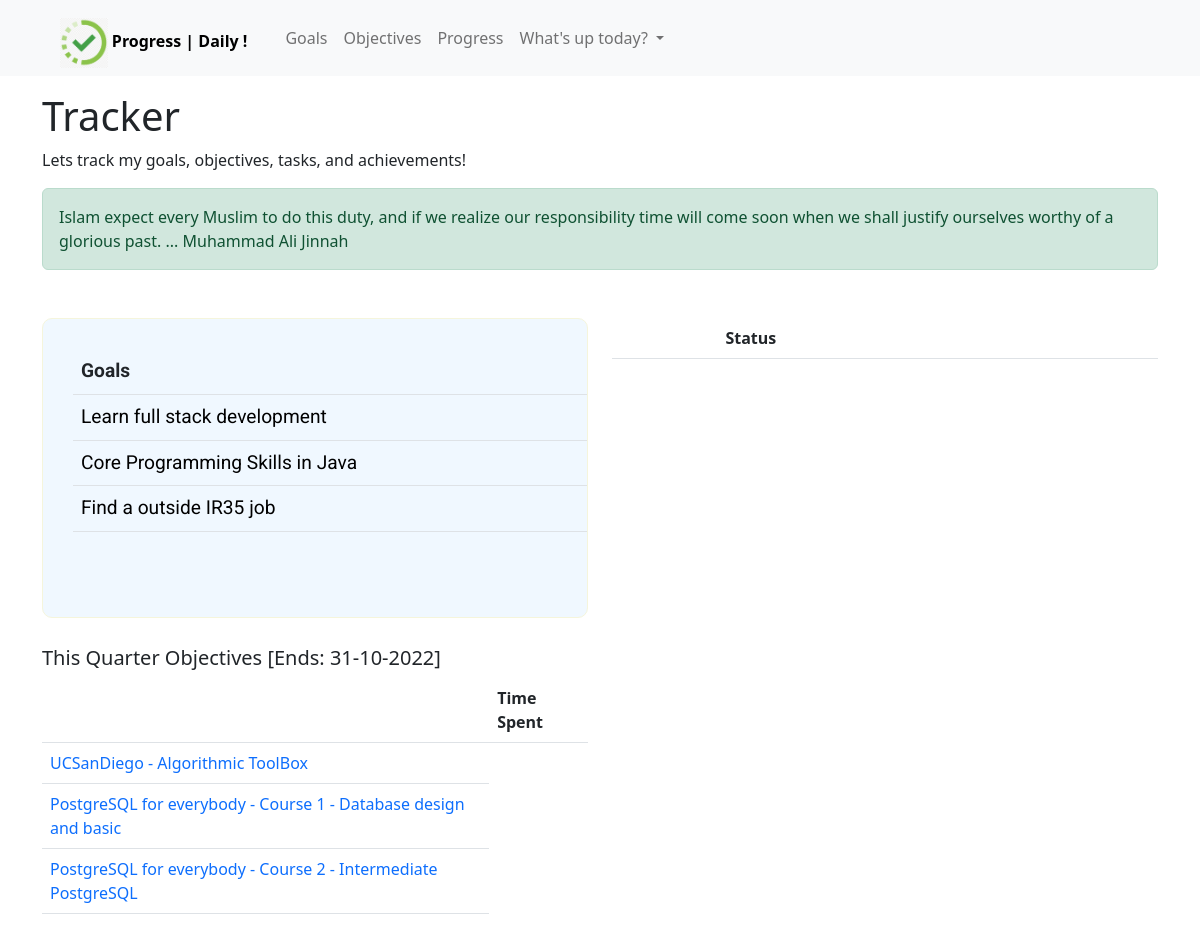
Before: / with the older database file.
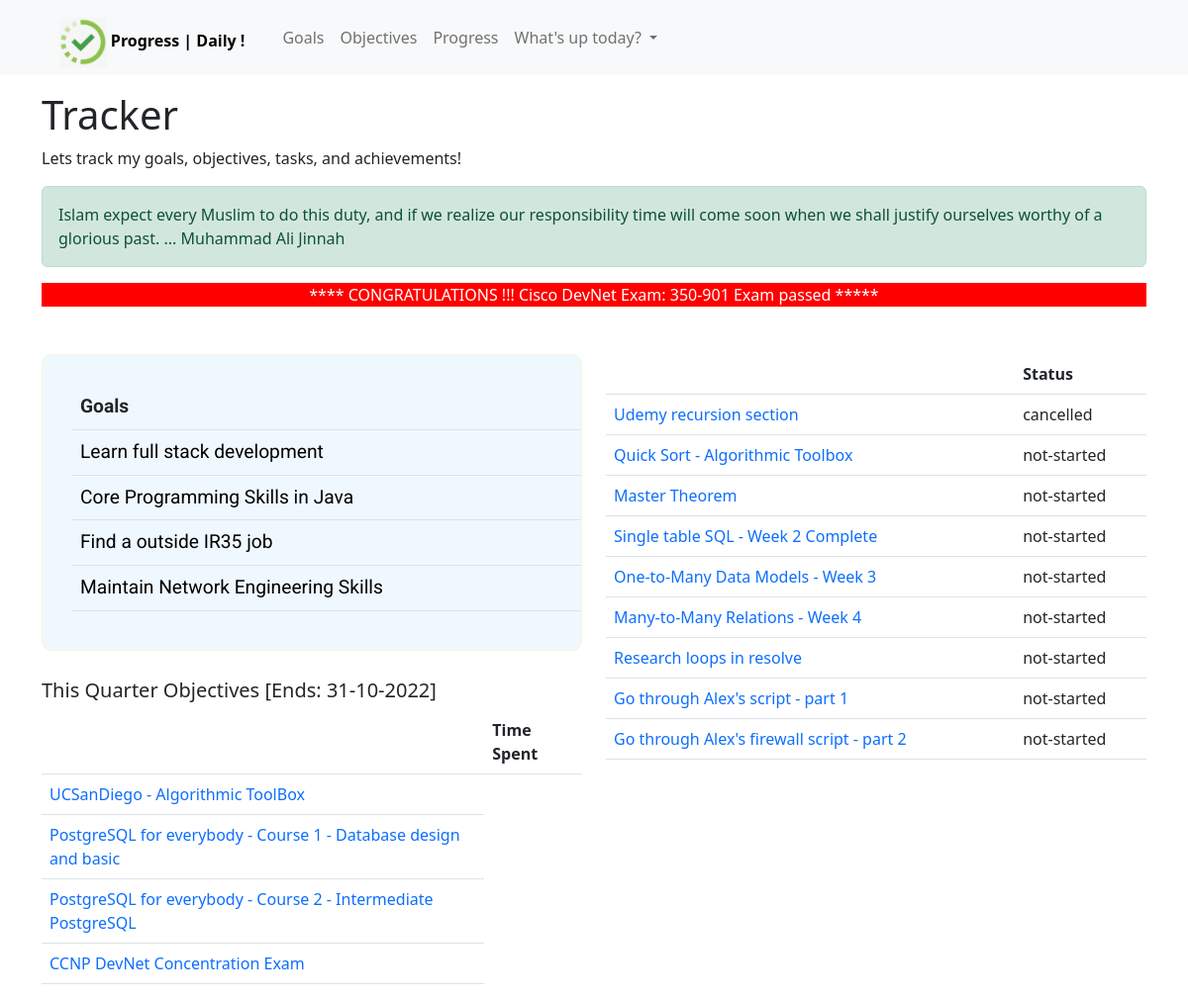
After: the same page with the newer database file.
### track/models.py (models this page shows, shortened)
class Quotes(models.Model):
    content = models.TextField()
    author = models.CharField(max_length=50)
    date_added = models.DateTimeField(auto_now_add=True)

class Goal(models.Model):
    description = models.TextField(max_length=250)
    status = models.CharField(max_length=100)

class Objective(models.Model):
    description = models.TextField(max_length=250)
    category = models.CharField(max_length=100)
    due_date = models.DateTimeField(null=True, blank=True)
    completion_date = models.DateTimeField(null=True, blank=True)
    status = models.CharField(max_length=100)
    tasks = GenericRelation(Task)
    goal = models.ForeignKey(Goal, on_delete=models.CASCADE, null=True, blank=True)

class Announcements(models.Model):
    title = models.TextField()
    date_added = models.DateTimeField(null=True, blank=True)

class Task(models.Model):
    title = models.CharField(max_length=100)
    due_date = models.DateTimeField(null=True, blank=True)
    effort_hours = models.PositiveIntegerField(default=2)
    status = models.CharField(max_length=50, default='not-started')
    date_completed = models.DateTimeField(null=True, blank=True)
    start_time = models.TimeField(default=timezone.now, null=True, blank=True)
    end_time = models.TimeField(default=timezone.now, null=True, blank=True)
    time_spent = models.PositiveIntegerField(null=True, blank=True)
    content_id = models.PositiveIntegerField()
    content_type = models.ForeignKey(ContentType, on_delete=models.CASCADE)
    content_object = GenericForeignKey("content_type", "content_id")

### track/views.py (the view)
# urls.py: path('', views.index, name='index'),
def index(request):
    quote = choice(models.Quotes.objects.all())
    goals = models.Goal.objects.all()
    announcement = models.Announcements.objects.order_by('-date_added').first()
    this_quarter_objectives = models.Objective.objects.filter(due_date__gte = (timezone.now()), due_date__lte=(timezone.make_aware(datetime(2022, 11, 1))))
    weekly_tasks = models.Task.objects.exclude(status = 'complete')
    tasks_completed_this_week = ''
    context = {
        'quote': quote,
        'author': quote.author,
        'goals': goals,
        'announcement': announcement,
        'this_quarter_objectives': this_quarter_objectives,
        'weekly_tasks': weekly_tasks,
    }
    return render(request, 'track/index.html', context)

### templates/track/index.html
{% extends 'base.html' %}
{% block content %}
    <div class="container mt-3">
        <h1>Tracker</h1>
        <p>Lets track my goals, objectives, tasks, and achievements! </p>
        <div class="alert alert-success" role="alert">{{ quote.content }} ... {{ author }}</div>
        {% if announcement %}
            <div class="announcements">
                {{ announcement.title }}
            </div>
        {% endif %}
        <div class="row mt-5">
            <div class="col">
                <div class="goal-box">
                    <table class="table">
                        <th>Goals</th>
                        {% for goal in goals %}
                            <tr height="30px"><td><a class="no-decoration-black" href="{% url 'goal_detail' goal.id %}">{{ goal.description }}</a></td></tr>
                        {% endfor %}
                    </table>
                </div><br>
                <div class="mt-1">
                    <h5>This Quarter Objectives [Ends: 31-10-2022]</h5>
                    <table class="table">
                        <th></th>
                        <th>Time Spent</th>
                        {% for obj in this_quarter_objectives %}
                            <tr>
                                <td class="mt-1"> <a class="no-decoration" href="{% url 'objective_detail' obj.id %}">{{ obj.description }}</a> </td>
                            </tr>
                        {% endfor %}
                    </table>
                </div>
            </div>
            <div class="col-sm">
                <div class="d-flex justify-content-center">
                    <table class="table">
                        <th></th>
                        <th>Status</th>
                        {% for task in weekly_tasks %}
                            <tr>
                                <td><a class="no-decoration" href="{% url 'task_detail' task.id %}">{{ task.title }}</td></a>
                                <td>{{ task.status }}</td>
                            </tr>
                        {% endfor %}
                    </table>
                </div>
            </div>
        </div>
    </div>
{% endblock content %}

### templates/base.html (shortened to what this page needs)
{% load static %}
<!DOCTYPE html>
<html lang="en">
<head>
    <link rel="stylesheet" href="{% static 'bootstrap-5.2.1-dist/css/bootstrap.min.css' %}">
    <link rel="stylesheet" href="{% static 'bootstrap-5.2.1-dist/css/tracker.css' %}">
</head>
<body>
    <nav class="navbar navbar-expand-lg navbar-light bg-light">
        <a class="no-decoration-black" href="{% url 'index' %}">
        <div class="navbar-image">
            <img src="{% static 'images/progress_transparent_icon.png' %}" height="50">
            <span class="ml-3"><b>Progress | Daily !</b></span>
        </div>
        </a>
        <div class="collapse navbar-collapse" id="navbarNavDropdown">
          <ul class="navbar-nav">
            <li class="nav-item active pl-3">
              <a class="nav-link" href="{% url 'index' %}">Goals</span></a>
            </li>
            <li class="nav-item">
              <a class="nav-link" href="{% url 'objectives' %}">Objectives</a>
            </li>
            <li class="nav-item">
              <a class="nav-link" href="#">Progress</a>
            </li>
            <li class="nav-item dropdown">
              <a class="nav-link dropdown-toggle" href="{% url 'tasks_due_today' %}" id="navbarDropdownMenuLink" data-toggle="dropdown" aria-haspopup="true" aria-expanded="false">
                What's up today?
              </a>
            </li>
          </ul>
        </div>
      </nav>
    {% block content %}
    {% endblock content %}
</body>
</html>

Changed rows visible on the page:
added Announcements: title "**** CONGRATULATIONS !!! Cisco DevNet Exam: 350-901 Exam passed *****"
added Goal: description "Maintain Network Engineering Skills"
added Objective: description "CCNP DevNet Concentration Exam"
added Task: title "Udemy recursion section", status "cancelled"
added Task: title "Quick Sort - Algorithmic Toolbox", status "not-started"
added Task: title "Master Theorem", status "not-started"
added Task: title "Single table SQL - Week 2 Complete", status "not-started"
added Task: title "One-to-Many Data Models - Week 3", status "not-started"
added Task: title "Many-to-Many Relations - Week 4", status "not-started"
added Task: title "Research loops in resolve", status "not-started"
added Task: title "Go through Alex's script - part 1", status "not-started"
added Task: title "Go through Alex's firewall script - part 2", status "not-started"
